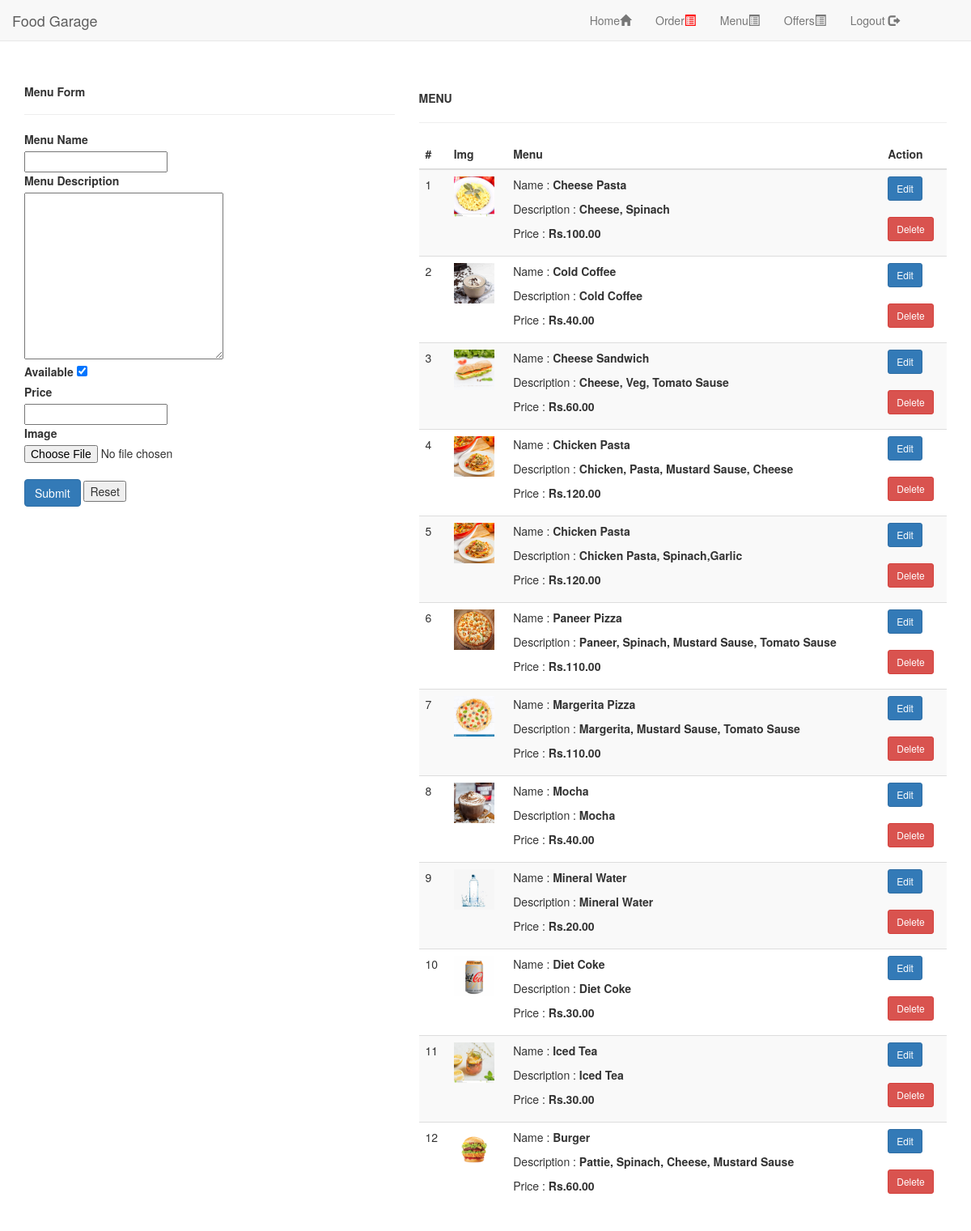
The app's page /admin/menu.php (signed in) with its own data.
### tables this page shows
CREATE TABLE `product_list` (
  `id` int(30) NOT NULL,
  `name` varchar(100) NOT NULL,
  `description` text NOT NULL,
  `price` float NOT NULL DEFAULT 0,
  `img_path` text NOT NULL,
  `status` tinyint(1) NOT NULL DEFAULT 1 COMMENT '1 Available'
);

### admin/menu.php (the view, shortened to what this page needs)
<?php
 include('header.php'); ?>
<div class="container" style="padding-top:8%;">
<div class="row row-eq-height">
    <div class="col-lg-5 col-md-5 col-12">
        <div class="card">
        <h5 class="card-header"> <b> Menu Form</b></h5>
        <hr>
        <div class="card-body">
        <form name="menu_form" method="post" enctype="multipart/form-data">
            <label for="name">Menu Name</label>
            <br><input type="text" name="name" id="name">
            <br><label for="description">Menu Description</label>
            <br><textarea name="description" id="description" cols="30" rows="10"></textarea>
            <br><label for="available">Available</label>
            <input type="checkbox" name="available" id="available" checked>
            <br><label for="price">Price</label>
            <br><input type="text" name="price" id="price" >
            <br><label for="image">Image</label>
            <input type="file" name="image" id="image" >
            <br><input type="submit" class="btn btn-primary" name="submit1">
            <input type="reset" value="Reset">
        </form>
        </div>
        </div>
    </div>
<div class="col-lg-7 col-md-7 col-12" style="background-clip: padding-box;padding: 15px;background: white;border-radius: 25px;">
       <b> MENU </b> <br><hr>
        <table class="table table-striped">
  <thead>
    <tr>
      <th scope="col">#</th>
      <th scope="col">Img</th>
      <th scope="col">Menu</th>
      <th scope="col">Action</th>
    </tr>
  </thead>
  <tbody>
  <?php
       $i = 1;
       include('db.php');
       $res = mysqli_query($conn,"SELECT * FROM  product_list order by rand() ");
       while ($row=mysqli_fetch_array($res))  {
         ?>
    <tr>
      <td><?php echo $i++ ?></td>
      <td><img src="../img/<?php echo $row['img_path']; ?>" alt="" width="50px;" height="50px;"></td>
      <td>
                <p>Name : <b><?php echo $row['name'] ?></b></p>
				<p>Description : <b class="truncate"><?php echo $row['description'] ?></b></p>
				<p>Price : <b><?php echo "Rs.".number_format($row['price'],2) ?></b></p>
       </td>
      <td>
      <a href="edit_menu.php?id=<?php echo $row['id']; ?>" class="btn btn-sm btn-primary">Edit</a>
      <br><br><a href="delete_menu.php?id=<?php echo $row['id']; ?>" class="btn btn-sm btn-danger">Delete</a>
      </td>
    </tr>
    <?php }; ?>
  </tbody>
</table>
</div>
</div>
</div>

### admin/header.php (shortened to what this page needs)
<!DOCTYPE html>
<html lang="en">
<head>
  <link rel="stylesheet" href="https://maxcdn.bootstrapcdn.com/bootstrap/3.4.1/css/bootstrap.min.css">
  <link rel="stylesheet" href="css/style.css">
</head>
<body>
<nav class="navbar navbar-default navbar-fixed-top">
    <div class="container-fluid">
      <div class="navbar-header">
        <a class="navbar-brand" href="dashboard.php">Food Garage</a>
      </div>
      <div class="collapse navbar-collapse navbar-right" id="myNavbar" style="padding-right:5%;">
        <ul class="nav navbar-nav">
          <li><a href="dashboard.php">Home<i class="glyphicon glyphicon-home"></i></a></li>
          <li><a href="orders.php"> Order<i class="glyphicon glyphicon-list-alt" style="color:red"></i> </a></li>
          <li><a href="menu.php">Menu<i class="glyphicon glyphicon-list-alt"></i></a></li>
          <li><a href="offers.php">Offers<i class="glyphicon glyphicon-list-alt"></i></a></li>
          <li><a href="logout.php">Logout <i class="glyphicon glyphicon-log-out"></i></a></li>
        </ul>
      </div>
    </div>
  </nav>

### records on screen
product_list: img_path (picture), name "Cheese Pasta", description "Cheese, Spinach", price "100.00"
product_list: img_path (picture), name "Cold Coffee", description "Cold Coffee", price "40.00"
product_list: img_path (picture), name "Cheese Sandwich", description "Cheese, Veg, Tomato Sause", price "60.00"
product_list: img_path (picture), name "Chicken Pasta", description "Chicken, Pasta, Mustard Sause, Cheese", price "120.00"
product_list: img_path (picture), name "Chicken Pasta", description "Chicken Pasta, Spinach,Garlic", price "120.00"
product_list: img_path (picture), name "Paneer Pizza", description "Paneer, Spinach, Mustard Sause, Tomato Sause", price "110.00"
product_list: img_path (picture), name "Margerita Pizza", description "Margerita, Mustard Sause, Tomato Sause", price "110.00"
product_list: img_path (picture), name "Mocha", description "Mocha", price "40.00"
product_list: img_path (picture), name "Mineral Water", description "Mineral Water", price "20.00"
product_list: img_path (picture), name "Diet Coke", description "Diet Coke", price "30.00"
product_list: img_path (picture), name "Iced Tea", description "Iced Tea", price "30.00"
product_list: img_path (picture), name "Burger", description "Pattie, Spinach, Cheese, Mustard Sause", price "60.00"
